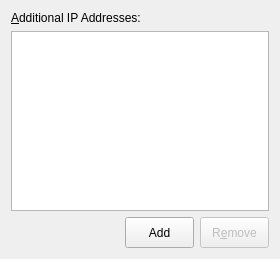
<?xml version="1.0" encoding="UTF-8"?>
<ui version="4.0">
 <class>AdvancedSettingsIp6Config</class>
 <widget class="QWidget" name="AdvancedSettingsIp6Config">
  <property name="geometry">
   <rect>
    <x>0</x>
    <y>0</y>
    <width>280</width>
    <height>259</height>
   </rect>
  </property>
  <property name="sizePolicy">
   <sizepolicy hsizetype="Minimum" vsizetype="Fixed">
    <horstretch>0</horstretch>
    <verstretch>0</verstretch>
   </sizepolicy>
  </property>
  <property name="windowTitle">
   <string>Advanced IP Settings</string>
  </property>
  <layout class="QGridLayout" name="gridLayout">
   <item row="0" column="0" colspan="2">
    <widget class="QLabel" name="label">
     <property name="sizePolicy">
      <sizepolicy hsizetype="Preferred" vsizetype="Fixed">
       <horstretch>0</horstretch>
       <verstretch>0</verstretch>
      </sizepolicy>
     </property>
     <property name="text">
      <string>&amp;Additional IP Addresses:</string>
     </property>
     <property name="buddy">
      <cstring>tableViewAddresses</cstring>
     </property>
    </widget>
   </item>
   <item row="1" column="0" colspan="3">
    <widget class="QTableView" name="tableViewAddresses">
     <property name="sizePolicy">
      <sizepolicy hsizetype="Preferred" vsizetype="Minimum">
       <horstretch>0</horstretch>
       <verstretch>0</verstretch>
      </sizepolicy>
     </property>
     <property name="minimumSize">
      <size>
       <width>150</width>
       <height>50</height>
      </size>
     </property>
     <property name="selectionMode">
      <enum>QAbstractItemView::SingleSelection</enum>
     </property>
     <property name="selectionBehavior">
      <enum>QAbstractItemView::SelectRows</enum>
     </property>
     <property name="showGrid">
      <bool>true</bool>
     </property>
     <property name="gridStyle">
      <enum>Qt::SolidLine</enum>
     </property>
     <attribute name="horizontalHeaderStretchLastSection">
      <bool>true</bool>
     </attribute>
     <attribute name="verticalHeaderVisible">
      <bool>false</bool>
     </attribute>
    </widget>
   </item>
   <item row="2" column="0">
    <spacer name="horizontalSpacer">
     <property name="orientation">
      <enum>Qt::Horizontal</enum>
     </property>
     <property name="sizeHint" stdset="0">
      <size>
       <width>119</width>
       <height>20</height>
      </size>
     </property>
    </spacer>
   </item>
   <item row="2" column="1">
    <widget class="QPushButton" name="pushButtonAdd">
     <property name="sizePolicy">
      <sizepolicy hsizetype="Minimum" vsizetype="Fixed">
       <horstretch>0</horstretch>
       <verstretch>0</verstretch>
      </sizepolicy>
     </property>
     <property name="minimumSize">
      <size>
       <width>31</width>
       <height>31</height>
      </size>
     </property>
     <property name="maximumSize">
      <size>
       <width>16777215</width>
       <height>16777215</height>
      </size>
     </property>
     <property name="text">
      <string comment="Insert a row">Add</string>
     </property>
    </widget>
   </item>
   <item row="2" column="2">
    <widget class="QPushButton" name="pushButtonRemove">
     <property name="enabled">
      <bool>false</bool>
     </property>
     <property name="sizePolicy">
      <sizepolicy hsizetype="Minimum" vsizetype="Fixed">
       <horstretch>0</horstretch>
       <verstretch>0</verstretch>
      </sizepolicy>
     </property>
     <property name="minimumSize">
      <size>
       <width>31</width>
       <height>31</height>
      </size>
     </property>
     <property name="maximumSize">
      <size>
       <width>16777215</width>
       <height>16777215</height>
      </size>
     </property>
     <property name="text">
      <string comment="Remove a selected row">R&amp;emove</string>
     </property>
    </widget>
   </item>
  </layout>
 </widget>
 <resources/>
 <connections/>
</ui>
